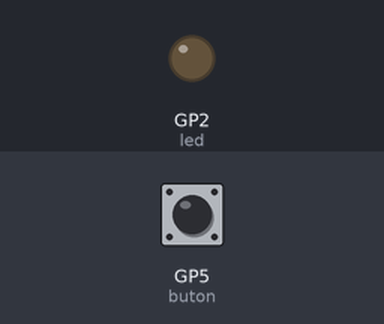
Bench run of a program on a simulated Raspberry Pi Pico running MicroPython. Shown: output pins drawn as LEDs (lit = HIGH). Inputs (shaded band) come from the test bench; at power-on: GP5 (buton) LOW.

Above: at 1.2 s.
1.3 s: GP5 (buton) pulled HIGH for 0.15 s
At 1.9 s:
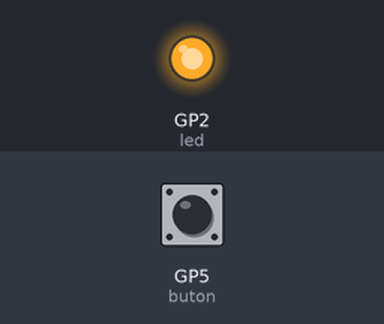
4.4 s: GP5 (buton) pulled HIGH for 1 s
At 6.9 s:
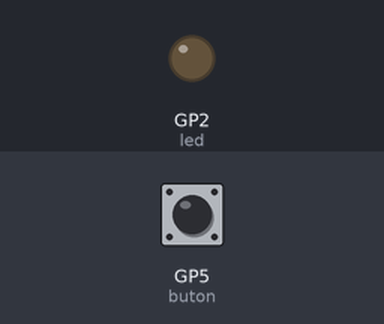
7.9 s: GP5 (buton) pulled HIGH for 3.2 s
At 9.3 s:
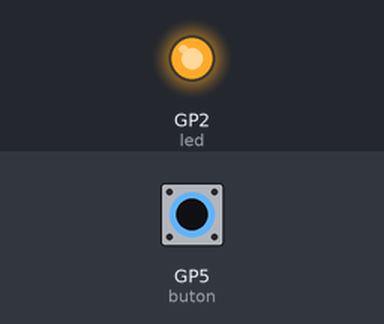
Timing chart, 0 to 13.4 s (numbered marks = the images above; inputs shaded):
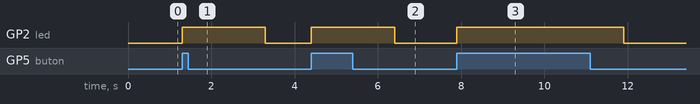

The program:

04_buttonileLEDYakma.py
```python
#buton ile LED yakma#                     #// butona tıklandığında LED yakan uygulamadır. //#

from machine import Pin
import utime

buton = Pin(5, Pin.IN, Pin.PULL_DOWN)
led = Pin(2, Pin.OUT)

while True:
     if buton.value() == 1:
          led.value(1)
          utime.sleep(2)
     led.value(0)                         # LED Söndü. Buradaki girintiye dikkat edin, bu satırın başında if yapısı bitti, bu yüzden girinti yok.
```

Measured:
- after the input at 1.3 s, GP2 (led): LOW → HIGH at once, → LOW 2.0 s later
- after the input at 4.4 s, GP2 (led): LOW → HIGH at once, → LOW 2.0 s later
- after the input at 7.9 s, GP2 (led): LOW → HIGH at once, → LOW 4.0 s later
